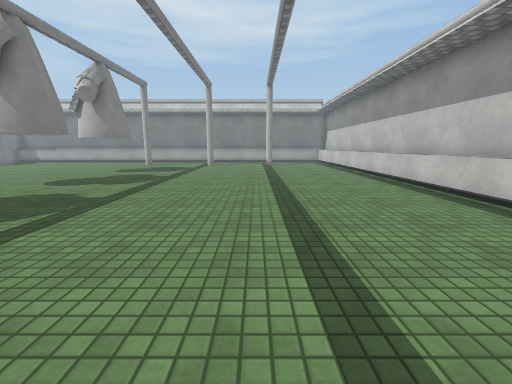
view 1 (above)

19 first-person views from a walk through a scene from a Unity 3-D project. The camera is 1.3 m above the floor, tilts 10° down and sees 90° across. The floor is counted in squares, 1 m on a side. Each view is taken from the middle of a square. On the plan, view 1 faces up. The plan holds only what a view shows up to about 13 squares ahead; the rest is blank. The place goes on beyond the plan. Surface patterns are stand-ins for the level's own textures.

view 2
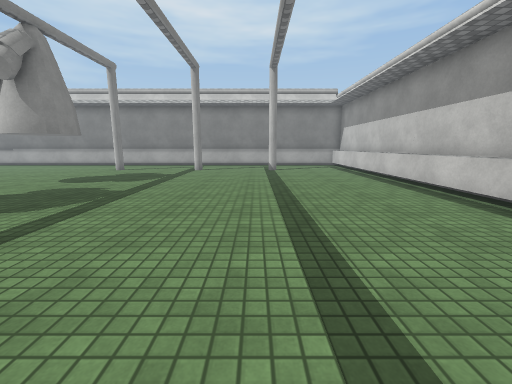

view 3
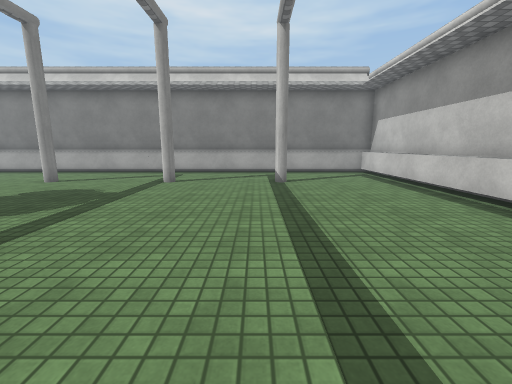

view 4
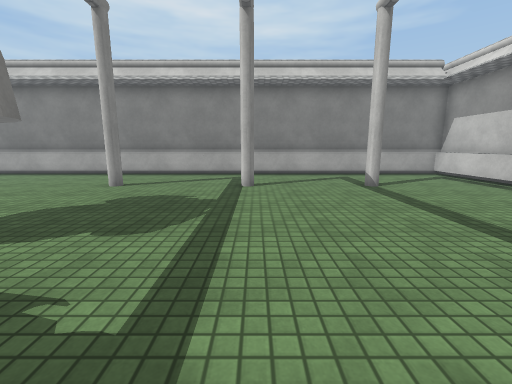

view 5
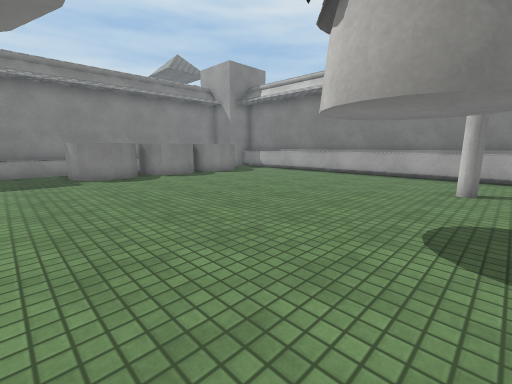

view 6
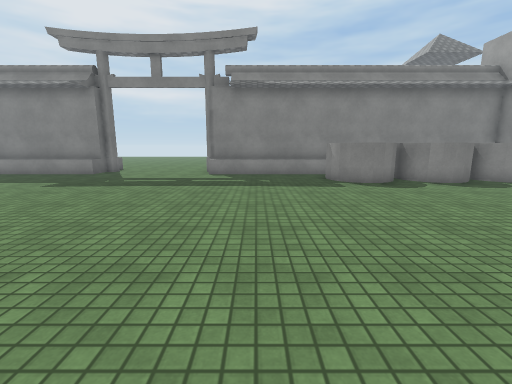

view 7
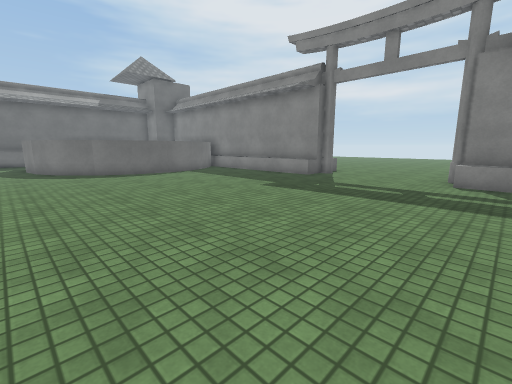

view 8
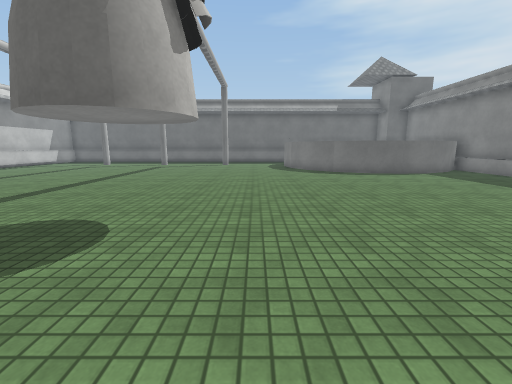

view 9
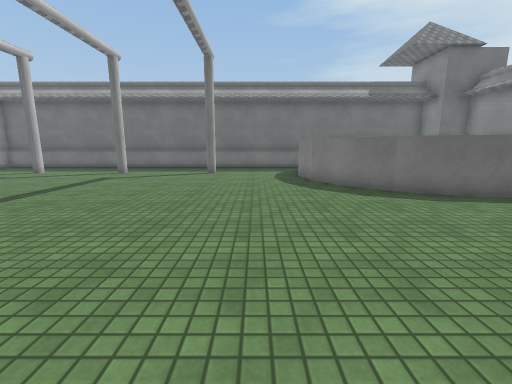

view 10
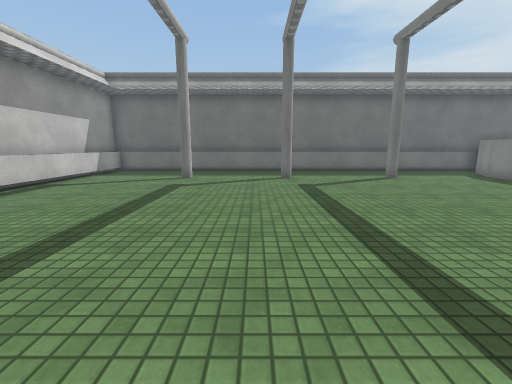

view 11
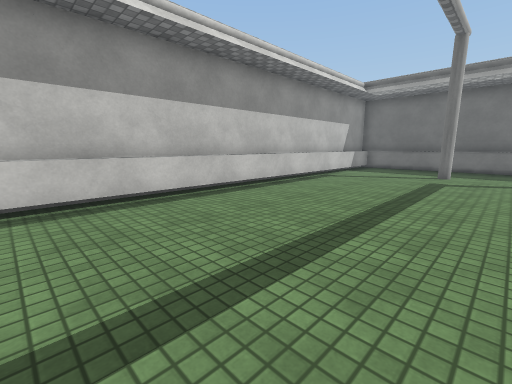

view 12
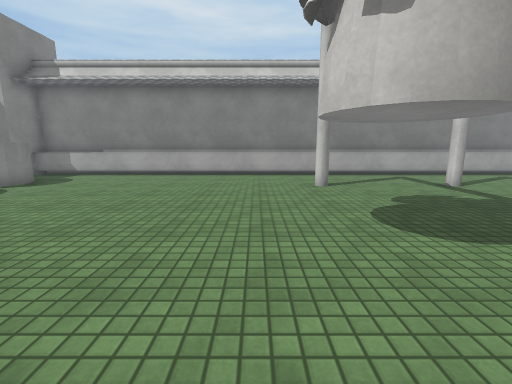

view 13
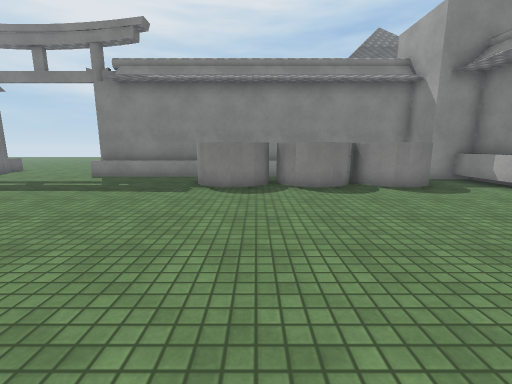

view 14
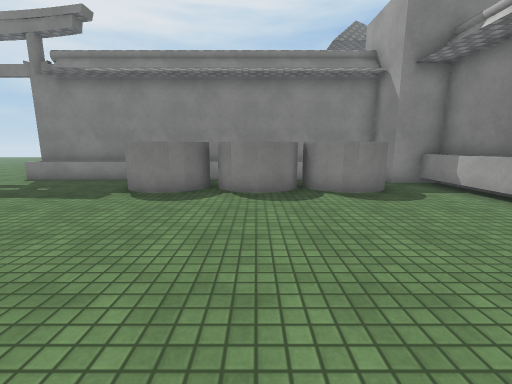

view 15
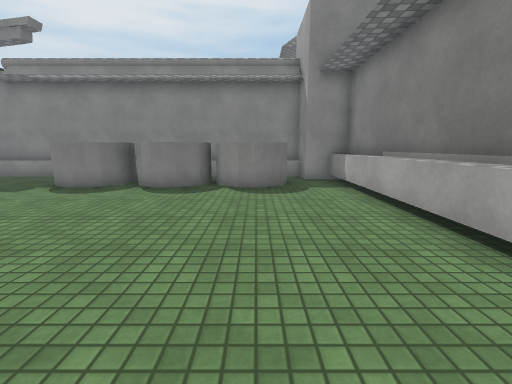

view 16
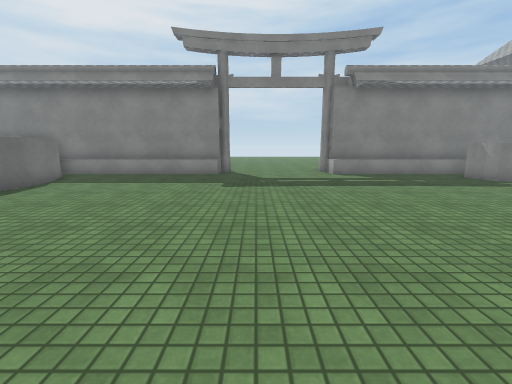

view 17
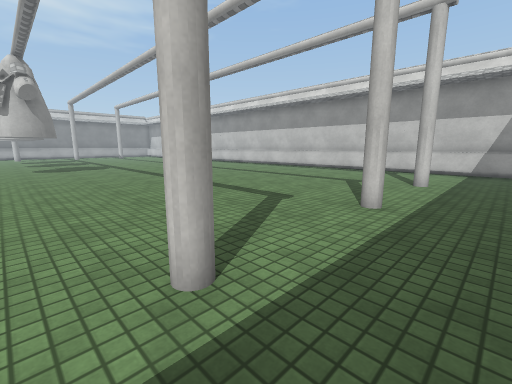

view 18
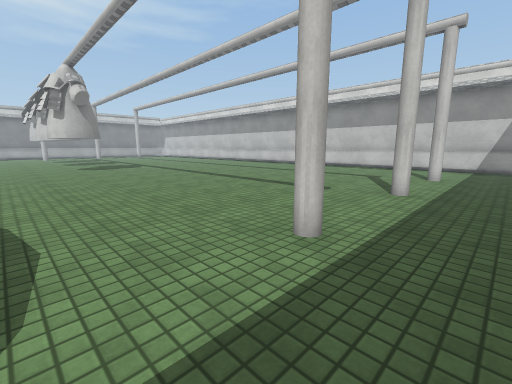

view 19
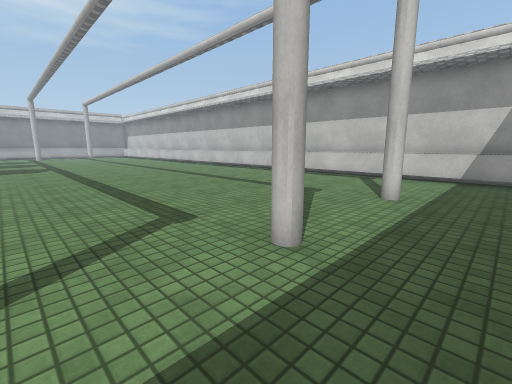

### Floor plan
Key: @ floor where view 1 was taken; # wall or solid block; . floor; ^ raised ledge; O other object.
Columns run from 22 left of view 1 to 6 right of it. Each row starts with its distance up from view 1.
 23   ^^^^^^^^^^^^^^^^^^^^^^^^^^^
 22   ^^^^^^^^^^^^^^^^^^^^^^^^^^^
 21 ^##.........................^
 20 ^^ O........................^
 19 ^   O.........#....#...#....^
 18 ^OOOO.......................^
 17 ^^ O........................^
 16 ^   O.......................^
 15 ^^OO........................^
 14 ^OOOO.........#.............^
 13 ^O  O.......................^
 12 ^^OO........................^
 11 ^^..........................^
 10 ^^..........................^
  9 ^^............ .............^
  8 ^^..........................^
  7 ^...........................^
  6 ............................^
  5 ............................^
  4 ...........................
  3 ...........................
  2 ............................^
  1 ^...........................^
  0 ^^....................@.....^
 -1 ^^..........................^
 -2 ^^..........................^
 -3 ^^..........................^
 -4 ^^..........................^
 -5 ^^######....................^
 -6 ^^#    ##...................^
 -7 ^       ##..................^
 -8          ##.................^
 -9           #.................^
-10           #.................^
-11          ##...#....#...#....^
-12          #..................^
-13          #..................^

Positions as (right, up) in squares from view 1, and headings:
1: (0, 0), facing up
2: (0, 4), facing up
3: (0, 9), facing up
4: (-3, 10), facing up
5: (-7, 10), facing up-left
6: (-9, 9), facing left
7: (-11, 8), facing down-left
8: (-10, 8), facing down
9: (-10, 2), facing down
10: (-2, 0), facing down
11: (-1, 2), facing down-right
12: (-10, 10), facing up
13: (-10, 14), facing left
14: (-11, 16), facing left
15: (-10, 19), facing left
16: (-9, 3), facing left
17: (-9, -13), facing up-right
18: (-11, -13), facing up-right
19: (-6, -13), facing up-right
